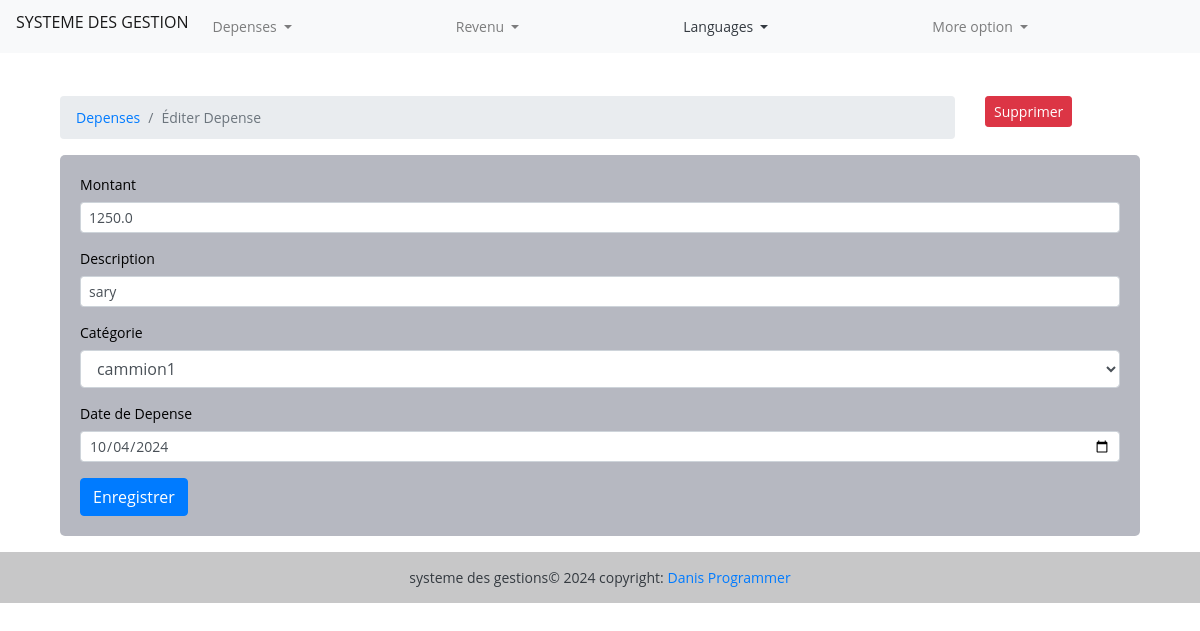
The page /expenses/edit-expense/2 on the database its author committed.
### expenses/models.py (models this page shows, shortened)
class Expense(models.Model):
    amount = models.FloatField()
    date = models.DateField(default=now)
    description = models.TextField()
    save_by = models.ForeignKey(to=User, on_delete=models.CASCADE)
    category = models.CharField(max_length=266)
    class Meta:
        ordering:['-date']

### expenses/views.py (the view, shortened to what this page needs)
# urls.py: path('edit-expense/<int:id>', views.expense_edit, name="expense-edit"),
def expense_edit(request, id):
    expense = Expense.objects.get(pk=id)
    categories = Category.objects.all()
    context = {
        'expense': expense,
        'values': expense,
        'categories': categories
    }
    if request.method == 'GET':
        return render(request, 'expenses/edit-expense.html', context)

### templates/expenses/edit-expense.html (shortened to what this page needs)
{% extends 'base.html' %} {% block content %}
<div class="container mt-4">
  <div class="row">
    <div class="col-md-10">
      <nav aria-label="breadcrumb">
        <ol class="breadcrumb">
          <li class="breadcrumb-item">
            <a href="{% url 'expenses'%}">Depenses</a>
          </li>
          <li class="breadcrumb-item active" aria-current="page">
            Éditer Depense
          </li>
        </ol>
      </nav>
    </div>
    <div class="col-md-2">
      <a
        href="{% url 'expense-delete' expense.id %}"
        class="btn btn-danger btn-sm"
        >Supprimer</a
      >
    </div>
  </div>
  <div class="card">
    <div class="card-body">
      <form action="{% url 'expense-edit' expense.id %}" method="post">
        <div class="form-group">
          <label for="">Montant</label>
          <input
            type="number"
            class="form-control form-control-sm"
            name="amount"
            value="{{values.amount}}"
          />
        </div>
        <div class="form-group">
          <label for="">Description</label>
          <input
            type="text"
            class="form-control form-control-sm"
            name="description"
            value="{{values.description}}"
          />
        </div>
        <div class="form-group">
          <label for="">Catégorie</label>
          <select class="form-control" name="category">
            <option selected name="category" value="{{values.category}}"
              >{{values.category}}</option
            >
          </select>
        </div>
        <div class="form-group">
          <label for="">Date de Depense</label>
          <input
            type="date"
            value="{{values.date |date:'Y-m-d' }}"
            class="form-control form-control-sm"
            name="expense_date"
          />
        </div>
        <input
          type="submit"
          value="Enregistrer"
          class="btn btn-primary btn-primary-sm"
        />
      </form>
    </div>
  </div>
</div>
{% endblock %}

### static/css/style.css (style rules this page uses)
body { margin: 0; padding: 0; font: 400 .875rem 'Open Sans', sans-serif; color: #000; background: #ffffffce; position: relative; height: 100%; }
.card { background: #272e4856; -webkit-border-radius: 5px; -moz-border-radius: 5px; border-radius: 5px; border: 0; margin-bottom: 1rem; }

### rows shown on the page
Expense: amount "1250.0", description "sary", category "cammion1", expense_date "10/04/2024"
